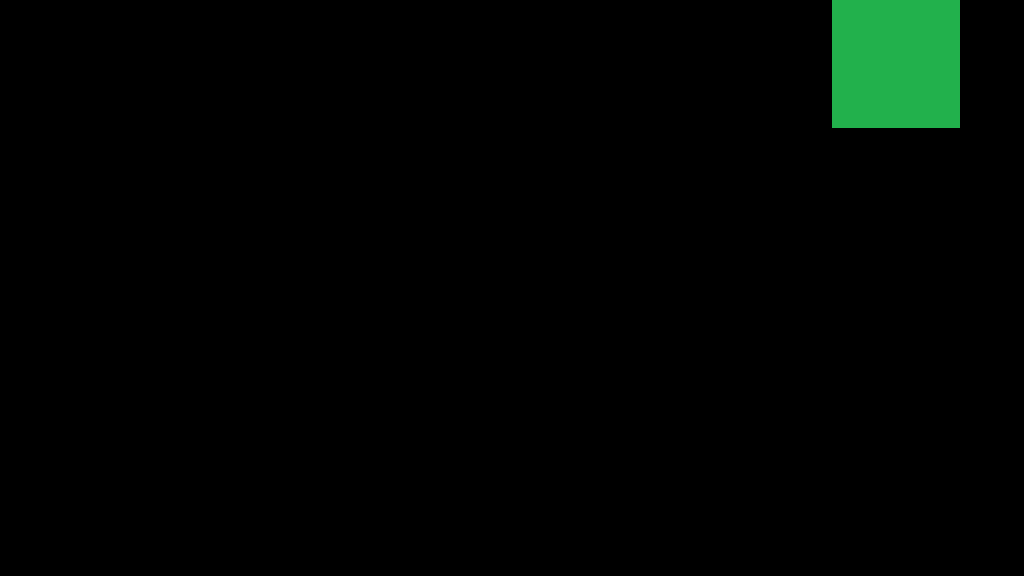

Tiled map render using the project's own tile images. Description and the map definition, with tile-layer contents summarised, below:
An orthogonal 16x9 tile map with 64x64 px tiles, 1 tile layer (Capa de Patrones 1), 4 tilesets.

<map version="1.0" orientation="orthogonal" renderorder="left-down" width="16" height="9" tilewidth="64" tileheight="64" nextobjectid="1">
 <tileset firstgid="1" name="resetableWall" tilewidth="64" tileheight="64" tilecount="1" columns="1">
  <image source="resetableWall.png" width="64" height="64" />
 </tileset>
 <tileset firstgid="2" name="finishWall" tilewidth="64" tileheight="64" tilecount="1" columns="1">
  <image source="finishWall.png" width="64" height="64" />
 </tileset>
 <tileset firstgid="3" name="wall" tilewidth="64" tileheight="64" tilecount="1" columns="1">
  <image source="wall.png" width="64" height="64" />
 </tileset>
 <tileset firstgid="4" name="activatorWall" tilewidth="64" tileheight="64" tilecount="1" columns="1">
  <image source="activatorWall.png" width="64" height="64" />
 </tileset>
 <layer name="Capa de Patrones 1" width="16" height="9">
  <data>[144 cells, 62 non-empty, 2 distinct tile ids]</data>
 </layer>
</map>
